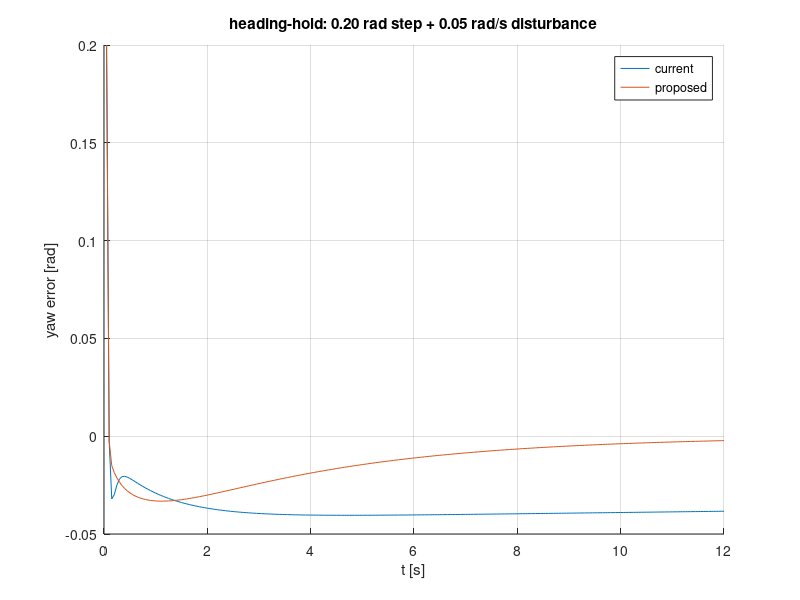

Source code (MATLAB):
%% sim_loop.m  —  Faithful discrete simulation of the ROS node itself
%  Replicates straight_line_assistant_node.py exactly:
%  20 Hz timer, parallel PID, |angular.z| <= 2.84 saturation,
%  integral clamp (integral_limit), command->yaw plant with delay+lag.
%  No toolboxes required.

K = 1.0; tau = 0.17; L = 0.10;      % plant (from fit_plant.m)
Ts = 0.05;                          % control_rate = 20 Hz
MAXW = 2.84;                        % BURGER_MAX_ANG_VEL

% ---- candidate gains (edit these) ----
gains = struct( ...
  'current',  struct('kp',1.2,'ki',0.01,'kd',0.4,'ilim',1.0), ...
  'proposed', struct('kp',1.4,'ki',0.30,'kd',0.1,'ilim',1.0) );

Tsim = 12;                          % seconds
E0   = 0.2;                         % initial heading error at engage [rad]
DIST = 0.05;                        % constant wheel-imbalance [rad/s]

names = fieldnames(gains);
figure; hold on; grid on;
for g = 1:numel(names)
    p = gains.(names{g});
    N  = round(Tsim/Ts);
    nL = max(1, round(L/Ts));
    buf = zeros(1,nL);  xw = 0;  yaw = 0;  integ = 0;  prev_e = 0;
    err_log = zeros(1,N);
    for k = 1:N
        % target is 0; robot "engages" hold with an initial error E0
        e = (0 + (k==1)*0) - yaw + (k==1)*E0;
        e = atan2(sin(e), cos(e));                 % normalize_angle
        integ = min(max(integ + e*Ts, -p.ilim), p.ilim);
        der   = (e - prev_e)/Ts;  prev_e = e;
        u = min(max(p.kp*e + p.ki*integ + p.kd*der, -MAXW), MAXW);
        % plant: tau*w' + w = K*u(t-L); yaw' = w + disturbance
        buf = [buf(2:end) u];
        xw  = xw + (Ts/tau)*(-xw + K*buf(1));
        yaw = yaw + (xw + DIST)*Ts;
        err_log(k) = e;
    end
    plot((1:N)*Ts, err_log, 'DisplayName', names{g});
end
xlabel('t [s]'); ylabel('yaw error [rad]');
title(sprintf('heading-hold: %.2f rad step + %.2f rad/s disturbance', E0, DIST));
legend show;

%% Simulink equivalent (5 minutes to build):
%   Constant(0) --> Sum(+- ) --> PID Controller (parallel, P I D,
%        |                            limit output ON [-2.84 2.84],
%        |                            anti-windup = clamping, N = 100)
%        |                            |
%        |                     Transport Delay (0.10 s)
%        |                            |
%        |                     Transfer Fcn  1.0/(0.17 s + 1)
%        |                            |
%        |                     (add Constant DIST at this node via Sum)
%        |                            |
%        +---------- Integrator  1/s <-+
%  Solver: fixed-step 0.05 (or discrete PID at Ts=0.05) to mimic the node.
